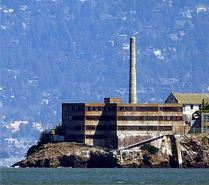
#> input picture images/1.JPG, 209 x 185 px; its folder holds 4 pictures in this run
$ python image_stitching_multiple_pics.py --images images --output out.png
#> lines starting #> are read from the running program, lines starting #| are printed output that depends on the picture
from imutils import paths
import numpy as np
import argparse
import imutils
import cv2
import matplotlib.pyplot as plt
from random import randrange

ap = argparse.ArgumentParser()
ap.add_argument("--images", type=str, required=True,
	help="path to input directory of images to stitch")
ap.add_argument("--output", type=str, required=True,
	help="path to the output image")
args = vars(ap.parse_args())

print("[INFO] loading images...")
imagePaths = sorted(list(paths.list_images(args["images"])))
images = []
# loop over the image paths, load each one, and add them to our
# images to stitch list
for imagePath in imagePaths:
	image = cv2.imread(imagePath)
#> image is the input picture: shape (185, 209, 3); mean B, G, R 159.1, 119.4, 95.4
	images.append(image)

print("[INFO] stitching images...")
stitcher = cv2.createStitcher() if imutils.is_cv3() else cv2.Stitcher_create()
(status, stitched) = stitcher.stitch(images)
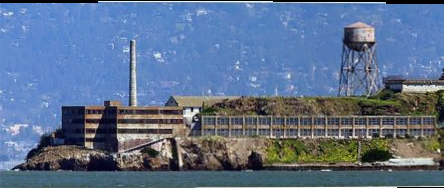
#> stitched: shape (188, 444, 3); mean of channels 0, 1, 2 141.1, 112.7, 93.2; drawn as B, G, R

if status == 0:
	# write the output stitched image to disk
	cv2.imwrite(args["output"], stitched)
	# display the output stitched image to our screen
	cv2.imshow("Stitched", stitched)
	cv2.waitKey(0)
# otherwise the stitching failed, likely due to not enough keypoints)
# being detected
else:
	print("[INFO] image stitching failed ({})".format(status))
